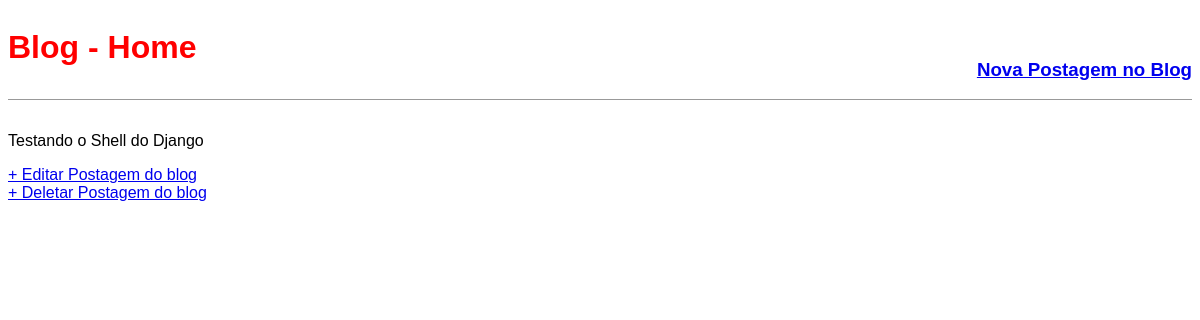
Page /post/testando-o-shell-do-django-22/ on the earlier database version.
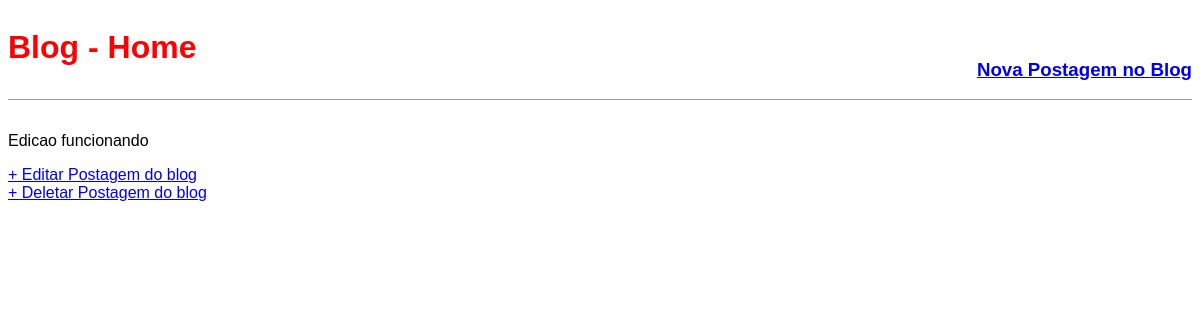
Same page on the later database version.
### blog/models.py (models this page shows, shortened)
class Post(models.Model):
    STATUS = {
        ('rascunho','Rascunho'),
        ('publicado','Publicado'),
    }
    titulo = models.CharField(max_length=250)
    slug = models.SlugField(max_length=250)
    autor = models.ForeignKey(User, on_delete=models.CASCADE)
    conteudo = models.TextField()
    publicado = models.DateTimeField(default=timezone.now)
    criado = models.DateTimeField(auto_now_add=True)
    alterado = models.DateTimeField(auto_now=True)
    status = models.CharField(max_length=10, choices=STATUS, default='Rascunho')
    objects = models.Manager()
    published = PublishedManager()
    def get_absolute_url_update(self):
        return reverse('post_edit', args=[self.pk])
    class Meta:
        ordering = ('-publicado',)

### blog/views.py (the view)
# urls.py: path('post/<slug:slug>/', views.BlogDetailView.as_view(), name='post_detail'),
class BlogDetailView(DetailView):
    model = Post
    template_name = 'blog/post_detail.html'

### blog/templates/blog/post_detail.html (shortened to what this page needs)
{% extends 'base.html' %}
{% block content %}
    <div class="post-entry">
        <p>{{ object.conteudo }}</p>
    </div>
    <a href="{{ object.get_absolute_url_update }}">+ Editar Postagem do blog</a><br>
    <a href="{% url 'post_delete' object.pk %}">+ Deletar Postagem do blog</a>
{% endblock content %}

Differences in the rows shown:
changed Post: conteudo "Testando o Shell do Django" → "Edicao funcionando"
